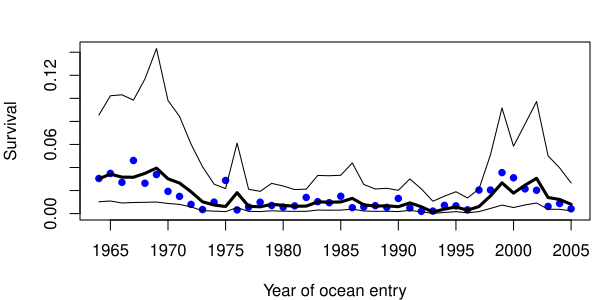

Write the R code that produced this figure.
###################################################
### code chunk number 13: Cs_11_plot-dlm-Forecast-Raw
###################################################
invLogit <- function(x) {
  1 / (1 + exp(-x))
}
ff <- invLogit(fore.mean)
fup <- invLogit(fore.mean + 2 * sqrt(fore.var))
flo <- invLogit(fore.mean - 2 * sqrt(fore.var))
par(mar = c(4, 4, 0.1, 0), oma = c(0, 0, 2, 0.5))
ylims <- c(min(flo), max(fup))
plot(years, invLogit(t(dat)),
  type = "p", pch = 16, ylim = ylims,
  col = "blue", xlab = "", ylab = "Survival", xaxt = "n"
)
lines(years, ff, type = "l", xaxt = "n", ylab = "", lwd = 3)
lines(years, fup)
lines(years, flo)
axis(1, at = seq(1965, 2005, 5))
mtext("Year of ocean entry", 1, line = 3)
